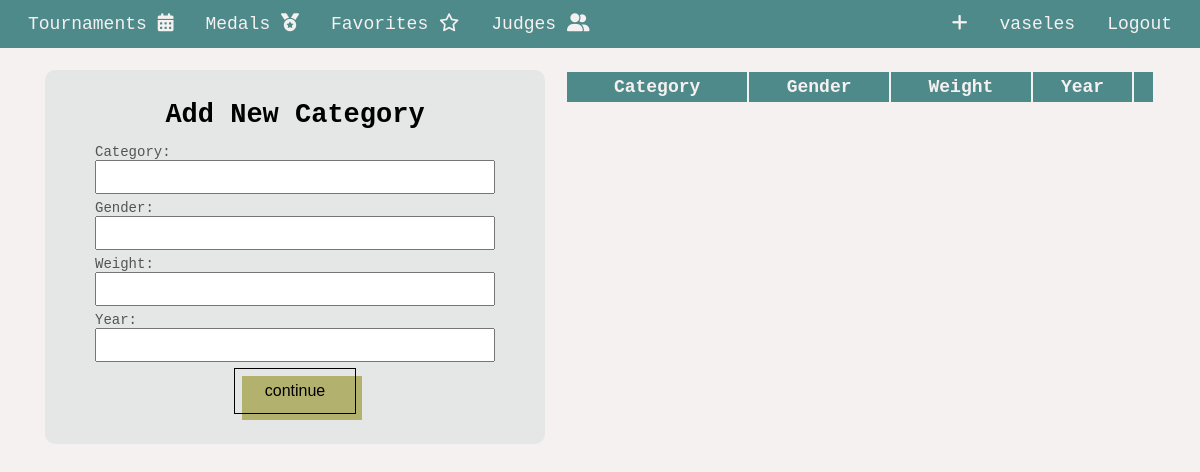
Before: /tournaments/weight-categories (signed in) with the older database file.
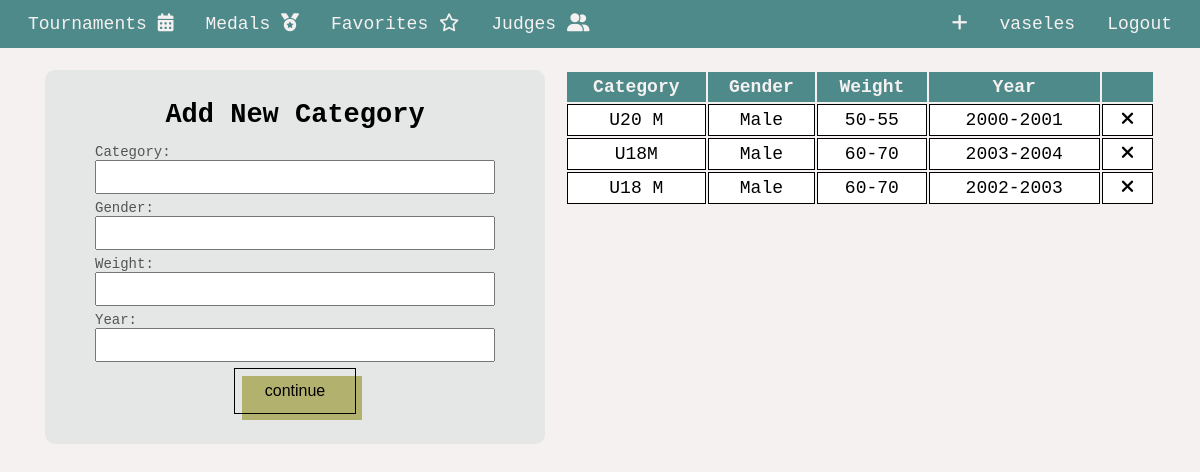
After: the same page with the newer database file.
### base/models.py (models this page shows, shortened)
class WeightCategory(models.Model):
   slug  = models.CharField(max_length=50, default='')
   category = models.CharField(max_length=20, blank=True)
   gender = models.CharField(max_length=20, blank=True)
   weight = models.CharField(max_length=100, blank=True)
   year = models.CharField(max_length=20, blank=True)

### base/views/tournaments.py (the view, shortened to what this page needs)
# urls.py: path('tournaments/weight-categories', tournaments.weight_categories, name='weight_categories'),
@login_required(login_url='base:login')
def weight_categories(request):
   weight_categories = get_all_weight_category()
   form = WeightCategoryForm()
   context = {
      'weight_categories': weight_categories,
      'form': form
   }
   return render(request, 'base/tournaments/weight_categories.html', context)

### base/forms.py
class WeightCategoryForm(ModelForm):
   class Meta:
      model = WeightCategory
      fields = ['category', 'gender', 'weight', 'year']

### base/services.py (called while the page is built)
def get_all_weight_category():
   return WeightCategory.objects.all()

### base/templates/base/tournaments/weight_categories.html (shortened to what this page needs)
{% include 'main.html' %}
{% load static %}
{% block title %}
   <link rel="stylesheet" href="{% static 'css/tournaments/weight_categories.css' %}">
{% endblock title %}
{% block content %}
   <div class="categories">
      <form method="POST">
         <h2>Add New Category</h2>
         {% for field in form  %}
            <div class = "form__component">
               {{ field.label_tag }} {{ field }}
            </div>
         {% endfor %}
         <button type="submit" class="btn btn-primary" id="button">continue</button>
      </form>
      <table class="show__all__categories">
         <thead>
            <tr class="table__head">
               <th scope="col">Category</th>
               <th scope="col">Gender</th>
               <th scope="col">Weight</th>
               <th scope="col">Year</th>
               <th scope="col"></th>
            </tr>
         </thead>
         <tbody>
         {% for category in weight_categories  %}
               <tr class="candidates-list">
                  <td scope="col">{{ category.category }}</td>
                  <td scope="col" >{{category.gender}}</td>
                  <td scope="col">{{category.weight}}</td>
                  <td scope="col">{{category.year}}</td>
                  <td scope="col" class="td_delete"><a href="{% url 'base:weight_categories_delete' category.id %}" class="fa-solid fa-xmark"></a></td>
               </tr>
         {% endfor %}
         </tbody>
      </table>
   </div>
{% endblock content %}

Changed rows visible on the page:
added WeightCategory: category "U20 М", gender "Male", weight "50-55", year "2000-2001"
added WeightCategory: category "U18M", gender "Male", weight "60-70", year "2003-2004"
added WeightCategory: category "U18 M", gender "Male", weight "60-70", year "2002-2003"
